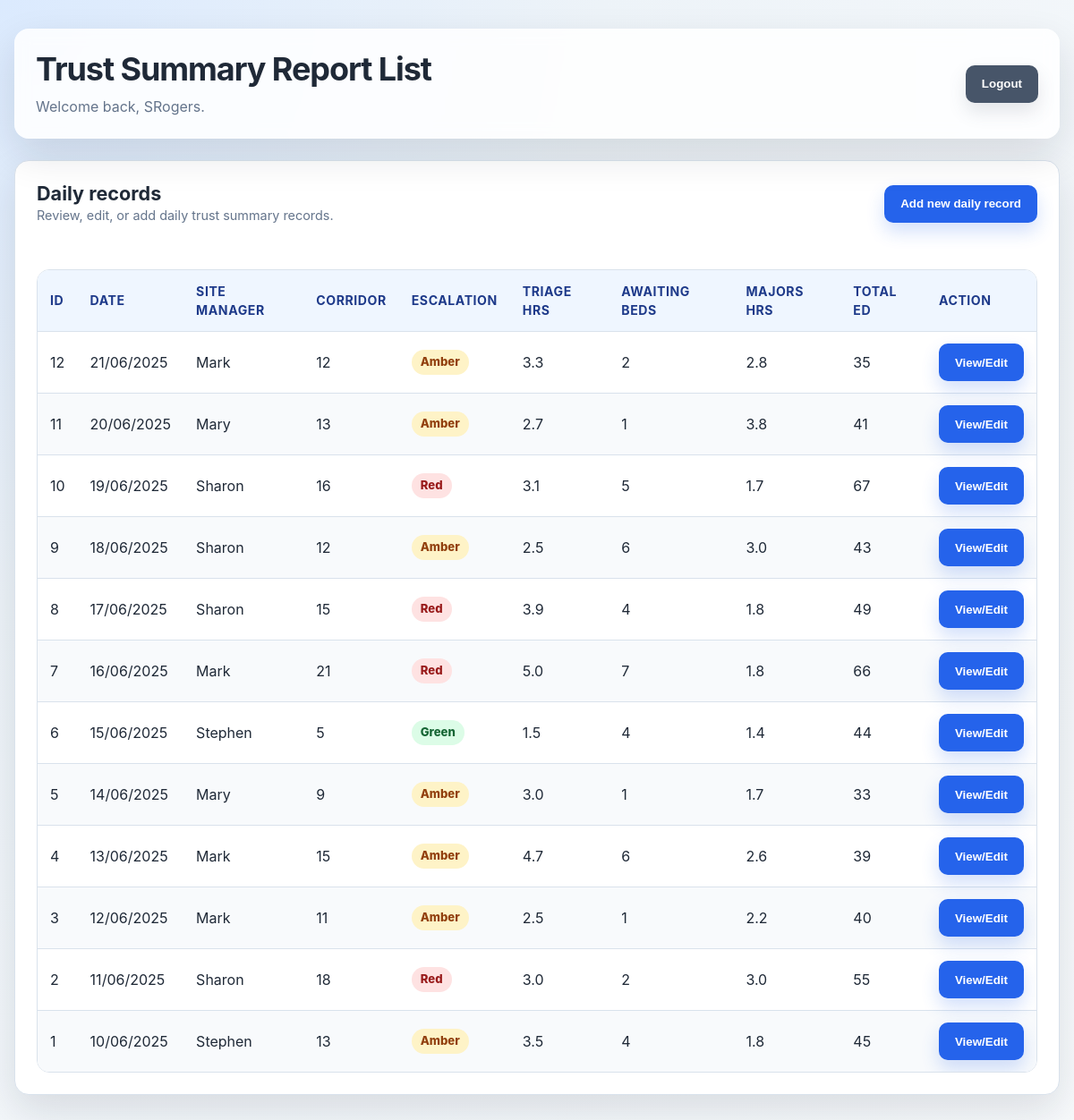
The page /summarylist (signed in) on the database as committed earlier.
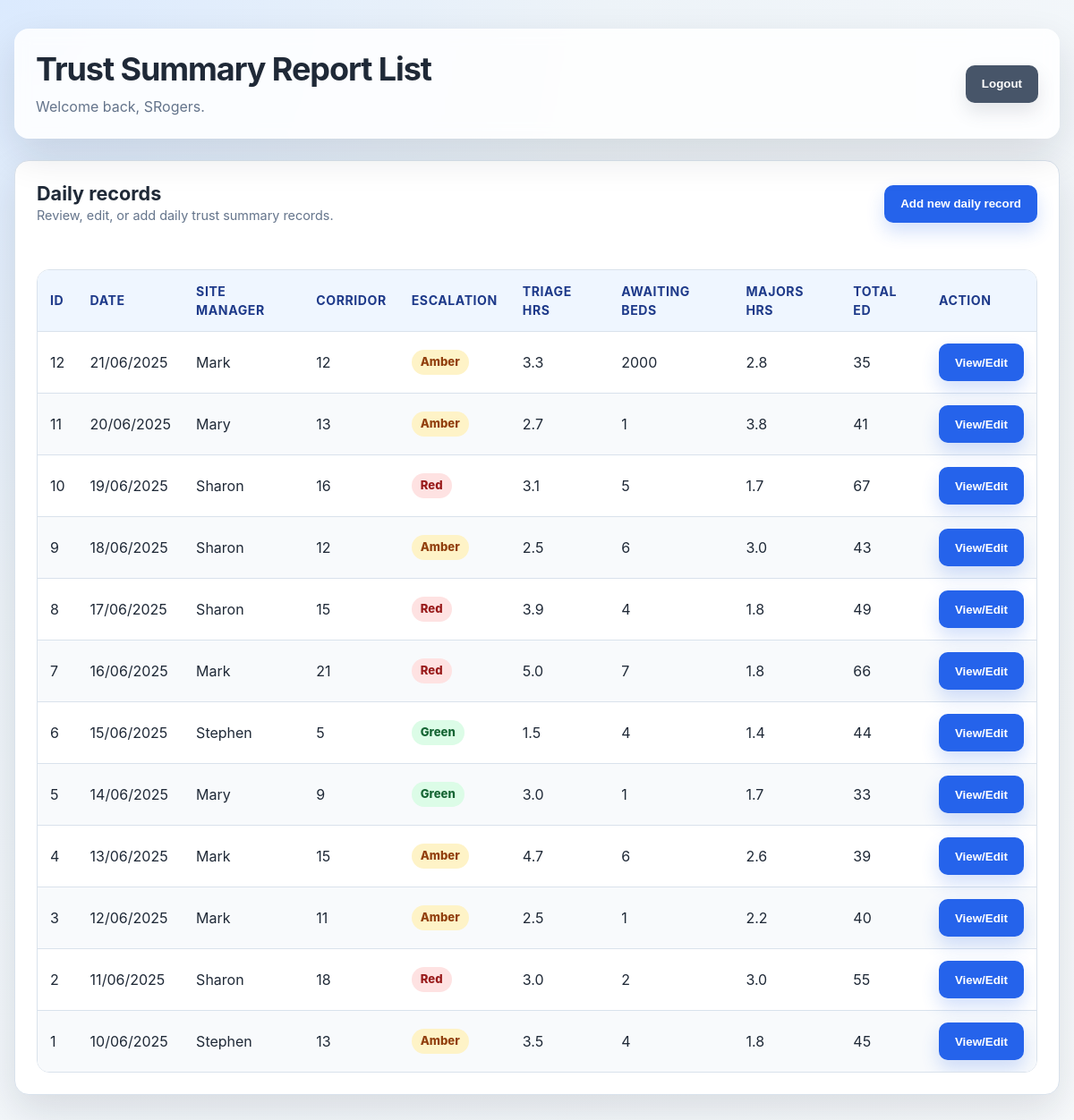
The same page on the database as committed later.
### tables this page shows
CREATE TABLE DailySummary (
    id INTEGER PRIMARY KEY AUTOINCREMENT,
    dte TEXT NOT NULL ,
    [SiteManager] TEXT,
    [PatientsInCorridor] INTEGER,
    [EscalationLevel] TEXT,
    [TriageTimehrs] REAL,
    [PatientsAwaitingBeds] INTEGER,
    [WaitingTimeMajorshrs] REAL,
    [TotalPatientsED] INTEGER,
    [userid] INTEGER
    );

### main.py (the view)
@app.route('/summarylist')
@check_login
def summarylist():
    db = get_db()
    cur = db.execute('select * from DailySummary order by id desc')
    entries = cur.fetchall()
    return render_template('summarylist.html', username=session['username'], entries=entries)

### main.py (called while the page is built)
def connect_db():
    rv = sqlite3.connect(app.config['DATABASE'])
    rv.row_factory = sqlite3.Row
    return rv

def get_db():
    if not hasattr(g, 'sqlite_db'):
        g.sqlite_db = connect_db()
    return g.sqlite_db

def check_login(f):
    @wraps(f)
    def decorated(*args, **kwargs):
        if "loggedin" not in session:
            return redirect(url_for("login"))
        return f(*args, **kwargs)
    return decorated

### templates/summarylist.html (shortened to what this page needs)
<!DOCTYPE html>
<html lang="en">
<head>
	<link rel="stylesheet" href="{{ url_for('static', filename='style.css') }}">
	<link rel="stylesheet" href="https://use.fontawesome.com/releases/v5.7.1/css/all.css">
</head>
<body>
	<main class="page-shell">
		<header class="page-header">
			<div>
				<h1>Trust Summary Report List</h1>
				<p>Welcome back, {{ username }}.</p>
			</div>
			<form class="inline-form" action="{{ url_for('logout') }}">
				<input class="secondary" type="submit" value="Logout">
			</form>
		</header>
		<section class="card">
			<div class="card-header">
				<div>
					<h2>Daily records</h2>
					<p class="form-hint">Review, edit, or add daily trust summary records.</p>
				</div>
				<form class="inline-form" action="{{ url_for('openadddailyrecord') }}">
					<input type="submit" value="Add new daily record">
				</form>
			</div>
			<div class="msg">{{ msg }}</div>
			{% if entries %}
			<div class="table-wrap">
				<table>
					<thead>
						<tr>
							<th>ID</th>
							<th>Date</th>
							<th>Site Manager</th>
							<th>Corridor</th>
							<th>Escalation</th>
							<th>Triage hrs</th>
							<th>Awaiting Beds</th>
							<th>Majors hrs</th>
							<th>Total ED</th>
							<th>Action</th>
						</tr>
					</thead>
					<tbody>
						{% for entry in entries %}
						<tr>
							<td>{{ entry.id }}</td>
							<td>{{ entry.dte }}</td>
							<td>{{ entry.SiteManager }}</td>
							<td>{{ entry.PatientsInCorridor }}</td>
							<td><span class="status-pill status-{{ entry.EscalationLevel|lower }}">{{ entry.EscalationLevel }}</span></td>
							<td>{{ entry.TriageTimehrs }}</td>
							<td>{{ entry.PatientsAwaitingBeds }}</td>
							<td>{{ entry.WaitingTimeMajorshrs }}</td>
							<td>{{ entry.TotalPatientsED }}</td>
							<td>
								<form class="inline-form" action="{{ url_for('dailydetail', dayid=entry.id) }}">
									<input type="submit" value="View/Edit" id="{{ entry.id }}">
								</form>
							</td>
						</tr>
						{% endfor %}
					</tbody>
				</table>
			</div>
			{% else %}
			<div class="empty-state">No entries found.</div>
			{% endif %}
		</section>
	</main>
</body>
</html>

### static/style.css (style rules this page uses)
:root { --bg: #edf3f8; --surface: #ffffff; --surface-soft: #f8fafc; --text: #1f2937; --muted: #64748b; --border: #d9e2ec; --primary: #2563eb; --primary-dark: #1d4ed8; --danger: #dc2626; --success: #15803d; --shadow: 0 18px 45px rgba(15, 23, 42, 0.12); --radius: 16px; }
* { box-sizing: border-box; }
body { margin: 0; min-height: 100vh; background: radial-gradient(circle at top left, #dbeafe 0, var(--bg) 38%, #f8fafc 100%); color: var(--text); font-family: -apple-system, BlinkMacSystemFont, "Segoe UI", Roboto, Oxygen, Ubuntu, Cantarell, "Helvetica Neue", Arial, sans-serif; font-size: 16px; line-height: 1.5; -webkit-font-smoothing: antialiased; -moz-osx-font-smoothing: grayscale; }
h1, h2 { margin: 0; color: var(--text); line-height: 1.2; }
h1 { font-size: clamp(1.7rem, 3vw, 2.35rem); letter-spacing: -0.03em; }
h2 { font-size: 1.35rem; }
p { margin: 0; }
.page-shell { width: min(1180px, calc(100% - 32px)); margin: 0 auto; padding: 32px 0 48px; }
.page-header { display: flex; align-items: center; justify-content: space-between; gap: 20px; margin-bottom: 24px; padding: 24px; border-radius: var(--radius); background: rgba(255, 255, 255, 0.86); box-shadow: var(--shadow); backdrop-filter: blur(8px); }
.page-header p { margin-top: 8px; color: var(--muted); }
.card { background: var(--surface); border: 1px solid var(--border); border-radius: var(--radius); box-shadow: var(--shadow); padding: 24px; margin-bottom: 24px; }
.card-header { display: flex; justify-content: space-between; align-items: center; gap: 16px; margin-bottom: 18px; }
.msg { min-height: 1.2em; margin: 12px 0; color: var(--danger); font-weight: 600; }
.form-hint { color: var(--muted); font-size: .9rem; }
input[type="submit"], .button { display: inline-flex; align-items: center; justify-content: center; min-height: 42px; border: 0; border-radius: 10px; padding: 10px 18px; background: var(--primary); color: #fff; font-weight: 800; text-decoration: none; cursor: pointer; transition: transform .2s, background-color .2s, box-shadow .2s; box-shadow: 0 10px 20px rgba(37, 99, 235, 0.2); }
.button.secondary, input.secondary { background: #475569; box-shadow: 0 10px 20px rgba(71, 85, 105, 0.15); }
.table-wrap { overflow-x: auto; border: 1px solid var(--border); border-radius: 14px; }
table { width: 100%; border-collapse: collapse; background: #fff; }
th, td { padding: 13px 14px; text-align: left; border-bottom: 1px solid var(--border); vertical-align: middle; }
th { background: #eff6ff; color: #1e3a8a; font-size: .88rem; text-transform: uppercase; letter-spacing: .04em; }
tr:nth-child(even) td { background: #f8fafc; }
tr:last-child td { border-bottom: 0; }
.inline-form { display: inline; }
.status-pill { display: inline-flex; align-items: center; border-radius: 999px; padding: 4px 10px; font-weight: 800; font-size: .82rem; background: #e2e8f0; color: #334155; }
.status-red { background: #fee2e2; color: #991b1b; }
.status-amber { background: #fef3c7; color: #92400e; }
.status-green { background: #dcfce7; color: #166534; }

Rows that differ between the two databases and show on the page:
changed DailySummary id 12: PatientsAwaitingBeds "2" → "2000"
changed DailySummary id 5: EscalationLevel "Amber" → "Green"
